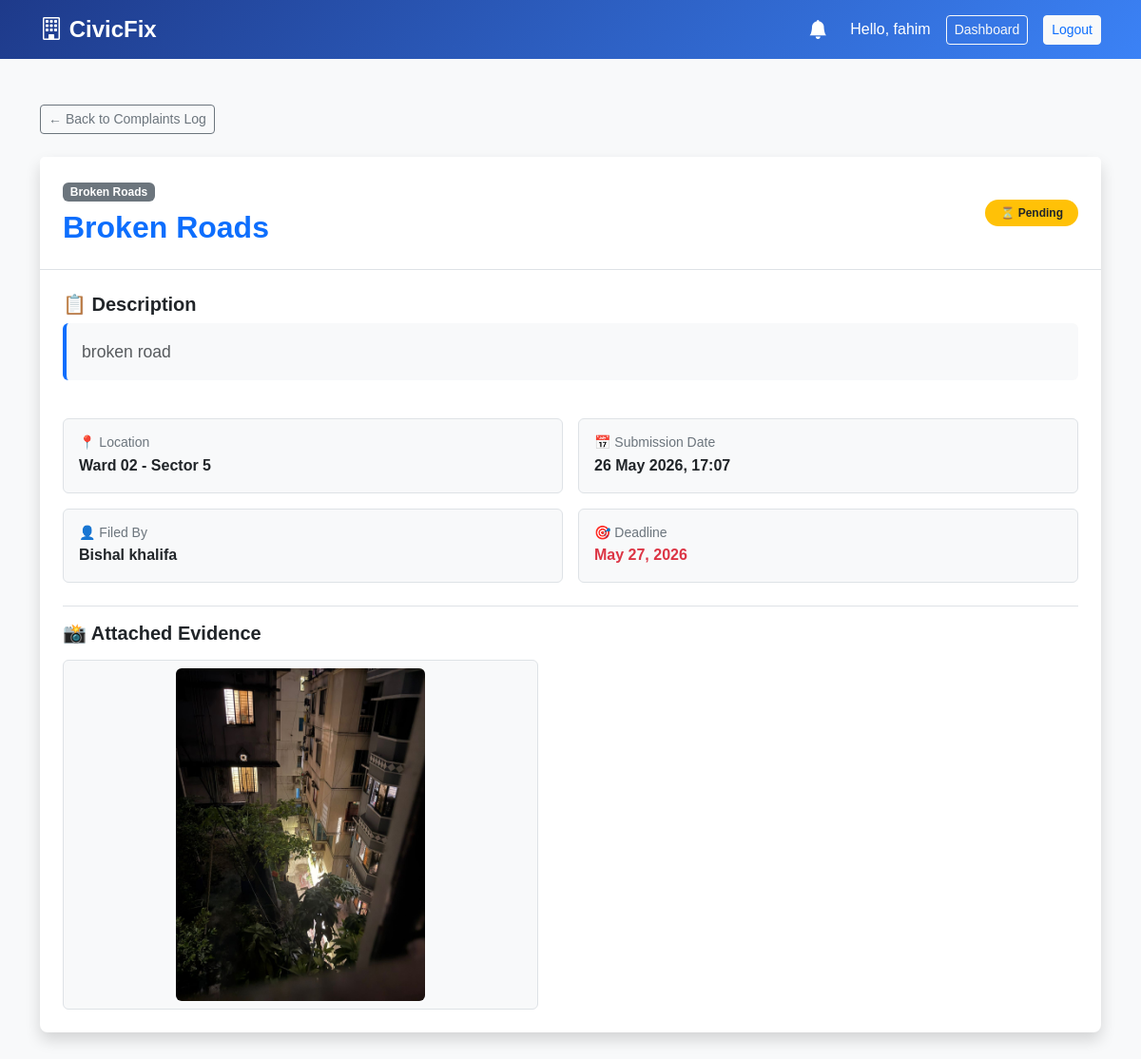
/complaints/9/ (signed in), run on the app's committed database.
### accounts/models.py (models this page shows, shortened)
class User(AbstractUser):
    ROLE_CHOICES = (
        ('citizen', 'Citizen'),
        ('authority', 'Authority'),
        ('admin', 'Admin'),
    )
    role = models.CharField(max_length=20, choices=ROLE_CHOICES)
    is_verified = models.BooleanField(default=False)
    profile_photo = models.ImageField(upload_to='profiles/', null=True, blank=True)
    nid_number = models.CharField(max_length=20, unique=True, null=True, blank=True,
                                  help_text="10 or 17-digit National Identity Card Number")
    nid_document = models.FileField(upload_to='nid_docs/', null=True, blank=True,
                                    help_text="PDF scan or clear photo image of the physical NID card")
    @property
    def unread_notif_count(self):
        return self.notifications.filter(is_read=False).count()

### complaints/models.py (models this page shows, shortened)
class Complaint(models.Model):
    STATUS = (
        ('pending',     'Pending'),
        ('in_progress', 'In Progress'),
        ('resolved',    'Resolved'),
    )
    CATEGORY = (
        ('broken_roads',  'Broken Roads'),
        ('street_lights', 'Street Lights'),
        ('water_supply',  'Water Supply'),
        ('garbage',       'Garbage Disposal'),
        ('public_safety', 'Public Safety'),
        ('other',         'Other Problems'),
    )
    title       = models.CharField(max_length=255, default='General Complaint')
    description = models.TextField()
    category    = models.CharField(max_length=30, choices=CATEGORY, default='other')
    media       = models.FileField(upload_to='complaints/', null=True, blank=True)
    location    = models.ForeignKey(UnionWard, on_delete=models.CASCADE)
    created_by  = models.ForeignKey(User, on_delete=models.SET_NULL,
                                    null=True, blank=True)  # anonymous allowed
    status      = models.CharField(max_length=20, choices=STATUS, default='pending')
    created_at  = models.DateTimeField(auto_now_add=True)
    deadline    = models.DateField(null=True, blank=True)

### locations/models.py (models this page shows)
class UnionWard(models.Model):
    name = models.CharField(max_length=100)
    upazila = models.ForeignKey(Upazila, on_delete=models.CASCADE)
    def __str__(self):
        return self.name

### complaints/views.py (the view)
# urls.py: path('<int:complaint_id>/', complaint_detail, name='complaint_detail'),
@login_required
def complaint_detail(request, complaint_id):
    complaint = get_object_or_404(Complaint, id=complaint_id)
    return render(request, 'complaint_detail.html', {'complaint': complaint})

### templates/complaint_detail.html (shortened to what this page needs)
{% extends 'base.html' %}
{% block content %}
<div class="container py-5">
    <div class="mb-4">
        <a href="/complaints/view/" class="btn btn-outline-secondary btn-sm">← Back to Complaints Log</a>
    </div>
    <div class="card shadow border-0 rounded-3">
        <div class="card-header bg-white border-bottom p-4">
            <div class="d-flex justify-content-between align-items-center flex-wrap">
                <div>
                    <span class="badge bg-secondary mb-2">{{ complaint.get_category_display }}</span>
                    <h2 class="fw-bold mb-0 text-primary">{{ complaint.title }}</h2>
                </div>
                <div>
                    <span class="badge px-3 py-2 rounded-pill fw-bold h6 mb-0
                        {% if complaint.status == 'pending' %}bg-warning text-dark
                        {% elif complaint.status == 'in_progress' %}bg-primary text-white
                        {% else %}bg-success text-white{% endif %}">
                        {% if complaint.status == 'pending' %}⏳ Pending
                        {% elif complaint.status == 'in_progress' %}🔄 In Progress
                        {% else %}✅ Resolved{% endif %}
                    </span>
                </div>
            </div>
        </div>
        <div class="card-body p-4">
            <h5 class="fw-bold text-dark">📋 Description</h5>
            <p class="lead text-muted bg-light p-3 rounded border-start border-primary border-4" style="font-size: 1.1rem; line-height: 1.6;">
                {{ complaint.description }}
            </p>
            <div class="row mt-4 g-3">
                <div class="col-md-6">
                    <div class="p-3 border rounded bg-light">
                        <h6 class="text-secondary small mb-1">📍 Location</h6>
                        <p class="mb-0 fw-bold text-dark">{{ complaint.location }}</p>
                    </div>
                </div>
                <div class="col-md-6">
                    <div class="p-3 border rounded bg-light">
                        <h6 class="text-secondary small mb-1">📅 Submission Date</h6>
                        <p class="mb-0 fw-bold text-dark">{{ complaint.created_at|date:"d M Y, H:i" }}</p>
                    </div>
                </div>
                <div class="col-md-6">
                    <div class="p-3 border rounded bg-light">
                        <h6 class="text-secondary small mb-1">👤 Filed By</h6>
                        <p class="mb-0 fw-bold text-dark">
                            {% if complaint.created_by %}
                                {{ complaint.created_by.username }}
                            {% else %}
                                Anonymous Citizen
                            {% endif %}
                        </p>
                    </div>
                </div>
                <div class="col-md-6">
                    <div class="p-3 border rounded bg-light">
                        <h6 class="text-secondary small mb-1">🎯 Deadline</h6>
                        <p class="mb-0 fw-bold text-danger">
                            {% if complaint.deadline %}{{ complaint.deadline }}{% else %}Not assigned yet{% endif %}
                        </p>
                    </div>
                </div>
            </div>
            {% if complaint.media %}
            <div class="mt-4 pt-3 border-top">
                <h5 class="fw-bold text-dark mb-3">📸 Attached Evidence</h5>
                <div class="border rounded p-2 bg-light text-center" style="max-width: 500px;">
                    <img src="{{ complaint.media.url }}" alt="Evidence" class="img-fluid rounded" style="max-height: 350px; object-fit: contain;">
                </div>
            </div>
            {% endif %}
        </div>
    </div>
</div>
{% endblock %}

### templates/base.html (shortened to what this page needs)
<!DOCTYPE html>
<html lang="en">
<head>
    <link href="https://cdn.jsdelivr.net/npm/bootstrap@5.3.3/dist/css/bootstrap.min.css" rel="stylesheet">
    <link href="https://cdn.jsdelivr.net/npm/bootstrap-icons@1.11.3/font/bootstrap-icons.css" rel="stylesheet">
</head>
<body>
<nav class="navbar navbar-expand-lg navbar-dark">
    <div class="container">
        <a class="navbar-brand fw-bold fs-4" href="{% url 'home' %}">
            <i class="bi bi-building"></i> CivicFix
        </a>
        <div class="ms-auto d-flex align-items-center gap-3">
            {% if user.is_authenticated %}
                <a href="{% url 'notifications' %}" class="text-white text-decoration-none notif-bell me-2">
                    <i class="bi bi-bell-fill fs-5"></i>
                </a>
                <span class="navbar-text text-white">Hello, {{ user.username }}</span>
                <a href="{% url 'dashboard' %}" class="btn btn-outline-light btn-sm">Dashboard</a>
                <a href="{% url 'logout' %}" class="btn btn-light btn-sm text-primary">Logout</a>
            {% else %}
                {% if request.resolver_match.url_name == 'home' %}
                    <a href="{% url 'role_selection' %}?action=login" class="btn btn-outline-light me-2">Login</a>
                    <a href="{% url 'role_selection' %}?action=register" class="btn btn-light">Register</a>
                {% endif %}
            {% endif %}
        </div>
    </div>
</nav>
{% block content %}{% endblock %}
</body>
</html>

### templates/base.html (style rules this page uses)
body { font-family: 'Poppins', sans-serif; background-color: #f8f9fa; }
.navbar { background: linear-gradient(135deg, #1e3a8a, #3b82f6) !important; }
.card { transition: all 0.3s ease; }
.notif-bell { position: relative; }

### data on the page
User: username "fahim"
Complaint: category "Broken Roads", title "Broken Roads", description "broken road", location "Ward 02 - Sector 5", created_at "26 May 2026, 17:07", created_by.username "Bishal khalifa", deadline "May 27, 2026", media (picture)
